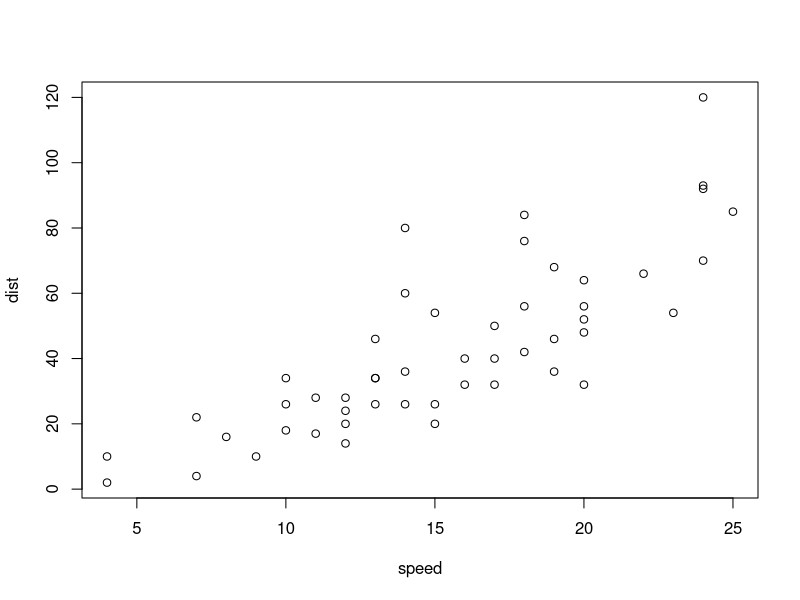
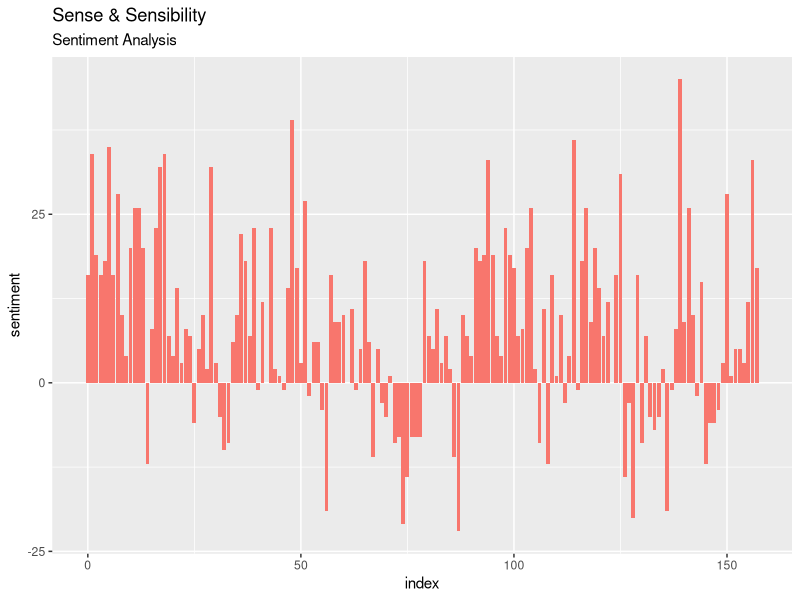
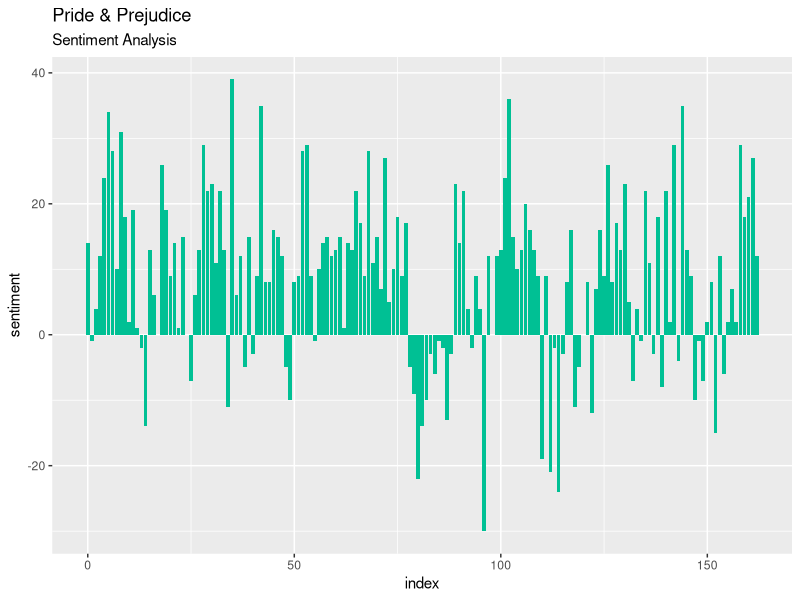

Reproduce these figures in R, in order.
## ---- chunk 1
plot(cars)
## ---- chunk 2
install.packages("tidyverse")
## ---- chunk 3
install.packages("rmarkdown")
install.packages("knitr")
install.packages("tidytext")
## ---- chunk 4
library(dplyr)    # clean data
library(ggplot2)  # plotting data
library(stringr)  # work with strings
library(tidyr)    # clean data
## ---- chunk 5
library(tidytext)
library(janeaustenr)
## ---- chunk 6
austen_books()
## ---- chunk 7
austen_books() %>%
  filter(book == "Sense & Sensibility") -> senseFull
## ---- chunk 8
austen_books() %>%
  filter(book == "Pride & Prejudice") -> prideFull
## ---- chunk 9
senseFull %>%
  mutate(linenumber = row_number()) %>%
  mutate(chapter = cumsum(str_detect(text, regex("^chapter [\\divxlc]", ignore_case = TRUE)))) %>%
  ungroup() %>%
  unnest_tokens(word, text) -> senseTidy
## ---- chunk 10
prideFull %>%
  mutate(linenumber = row_number()) %>%
  mutate(chapter = cumsum(str_detect(text, regex("^chapter [\\divxlc]", ignore_case = TRUE)))) %>%
  ungroup() %>%
  unnest_tokens(word, text) -> prideTidy
## ---- chunk 11
senseTidy
## ---- chunk 12
get_sentiments("bing")
## ---- chunk 13
senseTidy %>%
  inner_join(get_sentiments("bing")) %>%
  count(book, index = linenumber %/% 80, sentiment) %>%
  spread(sentiment, n, fill = 0) %>%
  mutate(sentiment = positive - negative) -> senseSentiment
## ---- chunk 14
senseSentiment
## ---- chunk 15
prideTidy %>%
  inner_join(get_sentiments("bing")) %>%
  count(book, index = linenumber %/% 80, sentiment) %>%
  spread(sentiment, n, fill = 0) %>%
  mutate(sentiment = positive - negative) -> prideSentiment
## ---- chunk 16
ggplot(senseSentiment, aes(x = index, y = sentiment)) +
  geom_col(fill = "#F8766D") +
  labs(
    title = "Sense & Sensibility",
    subtitle = "Sentiment Analysis")
## ---- chunk 17
ggplot(prideSentiment, aes(x = index, y = sentiment)) +
  geom_col(fill = "#00C094") +
  labs(
    title = "Pride & Prejudice",
    subtitle = "Sentiment Analysis")
